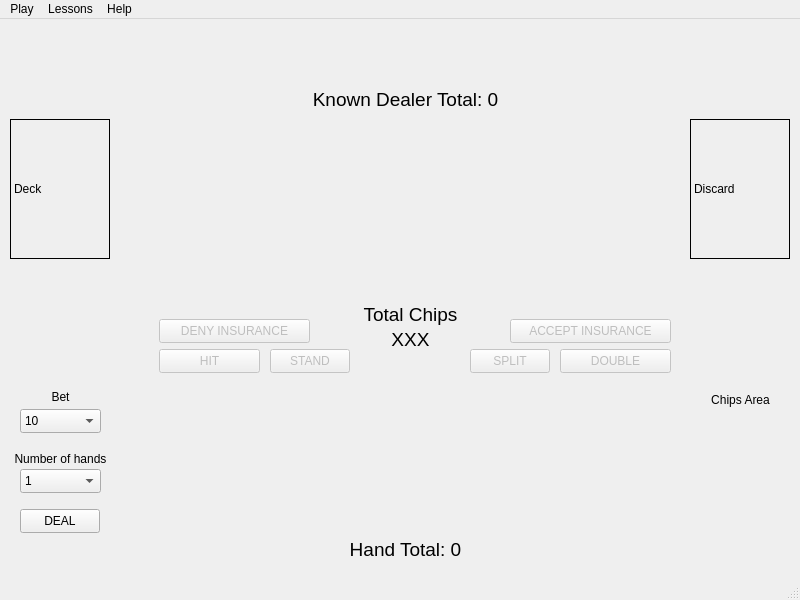
<?xml version="1.0" encoding="UTF-8"?>
<ui version="4.0">
 <class>MainWindow</class>
 <widget class="QMainWindow" name="MainWindow">
  <property name="geometry">
   <rect>
    <x>0</x>
    <y>0</y>
    <width>800</width>
    <height>600</height>
   </rect>
  </property>
  <property name="windowTitle">
   <string>MainWindow</string>
  </property>
  <widget class="QWidget" name="centralwidget">
   <widget class="QLabel" name="drawDeck">
    <property name="geometry">
     <rect>
      <x>10</x>
      <y>100</y>
      <width>100</width>
      <height>140</height>
     </rect>
    </property>
    <property name="frameShape">
     <enum>QFrame::Box</enum>
    </property>
    <property name="text">
     <string>Deck</string>
    </property>
   </widget>
   <widget class="QLabel" name="discardDeck">
    <property name="geometry">
     <rect>
      <x>690</x>
      <y>100</y>
      <width>100</width>
      <height>140</height>
     </rect>
    </property>
    <property name="frameShape">
     <enum>QFrame::Box</enum>
    </property>
    <property name="text">
     <string>Discard</string>
    </property>
   </widget>
   <widget class="QLabel" name="label_5">
    <property name="geometry">
     <rect>
      <x>350</x>
      <y>280</y>
      <width>121</width>
      <height>31</height>
     </rect>
    </property>
    <property name="font">
     <font>
      <pointsize>14</pointsize>
     </font>
    </property>
    <property name="text">
     <string>Total Chips</string>
    </property>
    <property name="alignment">
     <set>Qt::AlignCenter</set>
    </property>
   </widget>
   <widget class="QLabel" name="labelCurrentBet">
    <property name="geometry">
     <rect>
      <x>690</x>
      <y>250</y>
      <width>101</width>
      <height>261</height>
     </rect>
    </property>
    <property name="text">
     <string>Chips Area</string>
    </property>
    <property name="alignment">
     <set>Qt::AlignCenter</set>
    </property>
   </widget>
   <widget class="QLabel" name="label_8">
    <property name="geometry">
     <rect>
      <x>20</x>
      <y>370</y>
      <width>81</width>
      <height>16</height>
     </rect>
    </property>
    <property name="text">
     <string>Bet</string>
    </property>
    <property name="alignment">
     <set>Qt::AlignCenter</set>
    </property>
   </widget>
   <widget class="QPushButton" name="splitPushButton">
    <property name="enabled">
     <bool>false</bool>
    </property>
    <property name="geometry">
     <rect>
      <x>470</x>
      <y>330</y>
      <width>80</width>
      <height>24</height>
     </rect>
    </property>
    <property name="text">
     <string>SPLIT</string>
    </property>
   </widget>
   <widget class="QPushButton" name="hitPushButton">
    <property name="enabled">
     <bool>false</bool>
    </property>
    <property name="geometry">
     <rect>
      <x>159</x>
      <y>330</y>
      <width>101</width>
      <height>24</height>
     </rect>
    </property>
    <property name="text">
     <string>HIT</string>
    </property>
   </widget>
   <widget class="QPushButton" name="standPushButton">
    <property name="enabled">
     <bool>false</bool>
    </property>
    <property name="geometry">
     <rect>
      <x>270</x>
      <y>330</y>
      <width>80</width>
      <height>24</height>
     </rect>
    </property>
    <property name="text">
     <string>STAND</string>
    </property>
   </widget>
   <widget class="QPushButton" name="doubleDownPushButton">
    <property name="enabled">
     <bool>false</bool>
    </property>
    <property name="geometry">
     <rect>
      <x>560</x>
      <y>330</y>
      <width>111</width>
      <height>24</height>
     </rect>
    </property>
    <property name="text">
     <string>DOUBLE</string>
    </property>
   </widget>
   <widget class="QPushButton" name="acceptInsurancePushButton">
    <property name="enabled">
     <bool>false</bool>
    </property>
    <property name="geometry">
     <rect>
      <x>510</x>
      <y>300</y>
      <width>161</width>
      <height>24</height>
     </rect>
    </property>
    <property name="text">
     <string>ACCEPT INSURANCE</string>
    </property>
   </widget>
   <widget class="QPushButton" name="dealPushButton">
    <property name="geometry">
     <rect>
      <x>20</x>
      <y>490</y>
      <width>80</width>
      <height>24</height>
     </rect>
    </property>
    <property name="text">
     <string>DEAL</string>
    </property>
   </widget>
   <widget class="QPushButton" name="denyInsurancePushButton">
    <property name="enabled">
     <bool>false</bool>
    </property>
    <property name="geometry">
     <rect>
      <x>159</x>
      <y>300</y>
      <width>151</width>
      <height>24</height>
     </rect>
    </property>
    <property name="text">
     <string>DENY INSURANCE</string>
    </property>
   </widget>
   <widget class="QComboBox" name="betComboBox">
    <property name="geometry">
     <rect>
      <x>20</x>
      <y>390</y>
      <width>81</width>
      <height>24</height>
     </rect>
    </property>
    <item>
     <property name="text">
      <string>10</string>
     </property>
    </item>
    <item>
     <property name="text">
      <string>20</string>
     </property>
    </item>
    <item>
     <property name="text">
      <string>30</string>
     </property>
    </item>
    <item>
     <property name="text">
      <string>40</string>
     </property>
    </item>
    <item>
     <property name="text">
      <string>50</string>
     </property>
    </item>
    <item>
     <property name="text">
      <string>100</string>
     </property>
    </item>
   </widget>
   <widget class="QWidget" name="horizontalLayoutWidget">
    <property name="geometry">
     <rect>
      <x>120</x>
      <y>100</y>
      <width>561</width>
      <height>141</height>
     </rect>
    </property>
    <layout class="QHBoxLayout" name="dealerArea"/>
   </widget>
   <widget class="QWidget" name="horizontalLayoutWidget_2">
    <property name="geometry">
     <rect>
      <x>120</x>
      <y>370</y>
      <width>561</width>
      <height>141</height>
     </rect>
    </property>
    <layout class="QHBoxLayout" name="playerArea"/>
   </widget>
   <widget class="QLabel" name="label_9">
    <property name="geometry">
     <rect>
      <x>10</x>
      <y>430</y>
      <width>101</width>
      <height>20</height>
     </rect>
    </property>
    <property name="text">
     <string>Number of hands</string>
    </property>
    <property name="alignment">
     <set>Qt::AlignCenter</set>
    </property>
   </widget>
   <widget class="QComboBox" name="handNumberComboBox">
    <property name="geometry">
     <rect>
      <x>20</x>
      <y>450</y>
      <width>81</width>
      <height>24</height>
     </rect>
    </property>
    <property name="currentText">
     <string>1</string>
    </property>
    <item>
     <property name="text">
      <string>1</string>
     </property>
    </item>
    <item>
     <property name="text">
      <string>2</string>
     </property>
    </item>
    <item>
     <property name="text">
      <string>3</string>
     </property>
    </item>
    <item>
     <property name="text">
      <string>4</string>
     </property>
    </item>
    <item>
     <property name="text">
      <string>5</string>
     </property>
    </item>
   </widget>
   <widget class="QLabel" name="labelTotalChips">
    <property name="geometry">
     <rect>
      <x>360</x>
      <y>310</y>
      <width>101</width>
      <height>21</height>
     </rect>
    </property>
    <property name="font">
     <font>
      <pointsize>14</pointsize>
     </font>
    </property>
    <property name="text">
     <string>XXX</string>
    </property>
    <property name="alignment">
     <set>Qt::AlignCenter</set>
    </property>
   </widget>
   <widget class="QLabel" name="dealerTotalLabel">
    <property name="geometry">
     <rect>
      <x>230</x>
      <y>70</y>
      <width>351</width>
      <height>21</height>
     </rect>
    </property>
    <property name="font">
     <font>
      <pointsize>14</pointsize>
     </font>
    </property>
    <property name="text">
     <string>Known Dealer Total: 0</string>
    </property>
    <property name="alignment">
     <set>Qt::AlignCenter</set>
    </property>
   </widget>
   <widget class="QLabel" name="playerTotalLabel">
    <property name="geometry">
     <rect>
      <x>290</x>
      <y>520</y>
      <width>231</width>
      <height>21</height>
     </rect>
    </property>
    <property name="font">
     <font>
      <pointsize>14</pointsize>
     </font>
    </property>
    <property name="text">
     <string>Hand Total: 0</string>
    </property>
    <property name="alignment">
     <set>Qt::AlignCenter</set>
    </property>
   </widget>
  </widget>
  <widget class="QStatusBar" name="statusbar"/>
  <widget class="QMenuBar" name="menubar">
   <property name="geometry">
    <rect>
     <x>0</x>
     <y>0</y>
     <width>800</width>
     <height>19</height>
    </rect>
   </property>
   <widget class="QMenu" name="menuPlay">
    <property name="title">
     <string>Play</string>
    </property>
    <addaction name="actionStartPlay"/>
   </widget>
   <widget class="QMenu" name="menuHelp">
    <property name="title">
     <string>Help</string>
    </property>
   </widget>
   <widget class="QMenu" name="menuLessons">
    <property name="title">
     <string>Lessons</string>
    </property>
    <widget class="QMenu" name="menuSection1">
     <property name="title">
      <string>Section 1: Basics Fules</string>
     </property>
     <addaction name="actionLesson1"/>
     <addaction name="actionLesson2"/>
     <addaction name="actionLesson3"/>
    </widget>
    <widget class="QMenu" name="menuSection_2_Advanced_Rules">
     <property name="title">
      <string>Section 2: Advanced Rules</string>
     </property>
     <addaction name="actionLesson4"/>
     <addaction name="actionLesson5"/>
     <addaction name="actionLesson6"/>
    </widget>
    <widget class="QMenu" name="menuSection_3_Basic_Strategy">
     <property name="title">
      <string>Section 3: Basic Strategy</string>
     </property>
     <addaction name="actionLesson7"/>
     <addaction name="actionLesson8"/>
     <addaction name="actionLesson9"/>
     <addaction name="actionLesson10"/>
     <addaction name="actionLesson11"/>
    </widget>
    <widget class="QMenu" name="menuSection_4_Card_Counting">
     <property name="title">
      <string>Section 4: Card Counting</string>
     </property>
     <addaction name="actionLesson12"/>
     <addaction name="actionLesson13"/>
     <addaction name="actionLesson14"/>
     <addaction name="actionLesson15"/>
    </widget>
    <addaction name="menuSection1"/>
    <addaction name="menuSection_2_Advanced_Rules"/>
    <addaction name="menuSection_3_Basic_Strategy"/>
    <addaction name="menuSection_4_Card_Counting"/>
   </widget>
   <addaction name="menuPlay"/>
   <addaction name="menuLessons"/>
   <addaction name="menuHelp"/>
  </widget>
  <action name="actionSection_1">
   <property name="text">
    <string>Section 1</string>
   </property>
  </action>
  <action name="actionSections">
   <property name="text">
    <string>Sections</string>
   </property>
  </action>
  <action name="actionhelp">
   <property name="text">
    <string>help</string>
   </property>
  </action>
  <action name="actionLesson1">
   <property name="text">
    <string>Lesson 1: Card Values, Hitting and Busting</string>
   </property>
  </action>
  <action name="actionLesson2">
   <property name="text">
    <string>Lesson 2: Betting, Order of Play, and Dealer's Play</string>
   </property>
  </action>
  <action name="actionLesson3">
   <property name="text">
    <string>Lesson 3: Blackjack!</string>
   </property>
  </action>
  <action name="actionStartPlay">
   <property name="text">
    <string>Start Play Mode</string>
   </property>
  </action>
  <action name="actionLesson4">
   <property name="text">
    <string>Lesson 4: Splitting</string>
   </property>
  </action>
  <action name="actionLesson5">
   <property name="text">
    <string>Lesson 5: Doubling Down</string>
   </property>
  </action>
  <action name="actionLesson6">
   <property name="text">
    <string>Lesson 6: Insurance</string>
   </property>
  </action>
  <action name="actionLesson7">
   <property name="text">
    <string>Lesson 7: Introduction to Basic Strategy</string>
   </property>
  </action>
  <action name="actionLesson8">
   <property name="text">
    <string>Lesson 8: Hard Counts</string>
   </property>
  </action>
  <action name="actionLesson9">
   <property name="text">
    <string>Lesson 9: Soft Counts</string>
   </property>
  </action>
  <action name="actionLesson10">
   <property name="text">
    <string>Lesson 10: When to Double Down</string>
   </property>
  </action>
  <action name="actionLesson11">
   <property name="text">
    <string>Lesson 11: When to Split</string>
   </property>
  </action>
  <action name="actionLesson12">
   <property name="text">
    <string>Lesson 12: Counting Cards and the Running Count</string>
   </property>
  </action>
  <action name="actionLesson13">
   <property name="text">
    <string>Lesson 13: Running Count Vs. True Count</string>
   </property>
  </action>
  <action name="actionLesson14">
   <property name="text">
    <string>Lesson 14: Bet Spreads</string>
   </property>
  </action>
  <action name="actionLesson15">
   <property name="text">
    <string>Lesson 15: The Illustrious 18</string>
   </property>
  </action>
 </widget>
 <resources/>
 <connections/>
</ui>
